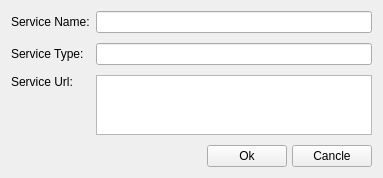
<?xml version="1.0" encoding="UTF-8"?>
<ui version="4.0">
 <class>ServiceLayerPropertyWidget</class>
 <widget class="QWidget" name="ServiceLayerPropertyWidget">
  <property name="geometry">
   <rect>
    <x>0</x>
    <y>0</y>
    <width>383</width>
    <height>173</height>
   </rect>
  </property>
  <property name="windowTitle">
   <string>Folder Widget</string>
  </property>
  <layout class="QGridLayout" name="gridLayout">
   <property name="verticalSpacing">
    <number>10</number>
   </property>
   <item row="2" column="1">
    <widget class="QTextEdit" name="lineEdit_url">
     <property name="sizePolicy">
      <sizepolicy hsizetype="Expanding" vsizetype="Expanding">
       <horstretch>0</horstretch>
       <verstretch>0</verstretch>
      </sizepolicy>
     </property>
     <property name="maximumSize">
      <size>
       <width>16777215</width>
       <height>60</height>
      </size>
     </property>
     <property name="contextMenuPolicy">
      <enum>Qt::NoContextMenu</enum>
     </property>
     <property name="readOnly">
      <bool>true</bool>
     </property>
    </widget>
   </item>
   <item row="1" column="0">
    <widget class="QLabel" name="label_type">
     <property name="contextMenuPolicy">
      <enum>Qt::NoContextMenu</enum>
     </property>
     <property name="text">
      <string>Service Type:</string>
     </property>
    </widget>
   </item>
   <item row="0" column="0">
    <widget class="QLabel" name="label_name">
     <property name="contextMenuPolicy">
      <enum>Qt::NoContextMenu</enum>
     </property>
     <property name="text">
      <string>Service Name:</string>
     </property>
    </widget>
   </item>
   <item row="0" column="1">
    <widget class="QLineEdit" name="lineEdit_name">
     <property name="contextMenuPolicy">
      <enum>Qt::NoContextMenu</enum>
     </property>
     <property name="readOnly">
      <bool>false</bool>
     </property>
    </widget>
   </item>
   <item row="1" column="1">
    <widget class="QLineEdit" name="lineEdit_type">
     <property name="contextMenuPolicy">
      <enum>Qt::NoContextMenu</enum>
     </property>
     <property name="readOnly">
      <bool>true</bool>
     </property>
    </widget>
   </item>
   <item row="2" column="0">
    <widget class="QLabel" name="label_url">
     <property name="contextMenuPolicy">
      <enum>Qt::NoContextMenu</enum>
     </property>
     <property name="text">
      <string>Service Url:</string>
     </property>
     <property name="alignment">
      <set>Qt::AlignLeading|Qt::AlignLeft|Qt::AlignTop</set>
     </property>
    </widget>
   </item>
   <item row="4" column="0" colspan="2">
    <layout class="QHBoxLayout" name="horizontalLayout_2">
     <item>
      <spacer name="horizontalSpacer_2">
       <property name="orientation">
        <enum>Qt::Horizontal</enum>
       </property>
       <property name="sizeHint" stdset="0">
        <size>
         <width>40</width>
         <height>20</height>
        </size>
       </property>
      </spacer>
     </item>
     <item>
      <widget class="QPushButton" name="pushButton_ok">
       <property name="contextMenuPolicy">
        <enum>Qt::NoContextMenu</enum>
       </property>
       <property name="text">
        <string>Ok</string>
       </property>
      </widget>
     </item>
     <item>
      <spacer name="horizontalSpacer">
       <property name="orientation">
        <enum>Qt::Horizontal</enum>
       </property>
       <property name="sizeType">
        <enum>QSizePolicy::Fixed</enum>
       </property>
       <property name="sizeHint" stdset="0">
        <size>
         <width>5</width>
         <height>20</height>
        </size>
       </property>
      </spacer>
     </item>
     <item>
      <widget class="QPushButton" name="pushButton_cancle">
       <property name="contextMenuPolicy">
        <enum>Qt::NoContextMenu</enum>
       </property>
       <property name="text">
        <string>Cancle</string>
       </property>
      </widget>
     </item>
    </layout>
   </item>
  </layout>
 </widget>
 <resources/>
 <connections/>
</ui>
